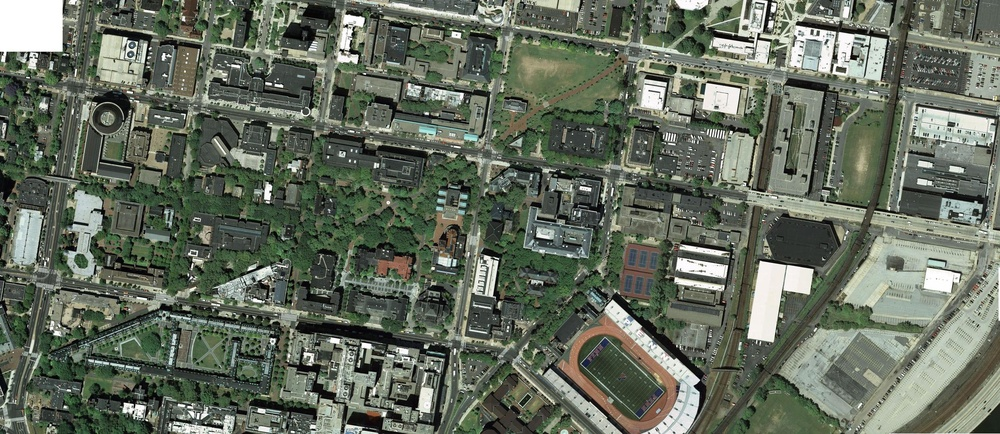
%> input picture aerial_colorResized.jpg, 1000 x 434 px, shrunk from 3005 x 1305 before the run
$ octave TryComboFeatures.m   (GNU Octave 9; MATLAB toolbox functions it lacks are replaced by stand-ins)
%> lines starting %> are read from the running program, lines starting %| are printed output that depends on the picture; in (x1, y1, x2, y2) boxes, pixels count from 0 and x2, y2 are one past the last pixel; in counts of white or black regions, pixels touching at a corner belong together; the program's own positions count from 1
### ColorThresholder/BrightRoofsYCbCr.m
function [BW,maskedRGBImage] = BrightRoofsYCbCr(RGB)
%createMask  Threshold RGB image using auto-generated code from colorThresholder app.
%  [BW,MASKEDRGBIMAGE] = createMask(RGB) thresholds image RGB using
%  auto-generated code from the colorThresholder App. The colorspace and
%  minimum/maximum values for each channel of the colorspace were set in the
%  App and result in a binary mask BW and a composite image maskedRGBImage,
%  which shows the original RGB image values under the mask BW.

% Auto-generated by colorThresholder app on 02-Apr-2016
%------------------------------------------------------


% Convert RGB image to chosen color space
I = rgb2ycbcr(RGB);

% Define thresholds for channel 1 based on histogram settings
channel1Min = 209.000/255;
channel1Max = 255.000/255;

% Define thresholds for channel 2 based on histogram settings
channel2Min = 0.000/255;
channel2Max = 212.000/255;

% Define thresholds for channel 3 based on histogram settings
channel3Min = 0.000/255;
channel3Max = 255.000/255;

% Create mask based on chosen histogram thresholds
BW = (I(:,:,1) >= channel1Min ) & (I(:,:,1) <= channel1Max) & ...
    (I(:,:,2) >= channel2Min ) & (I(:,:,2) <= channel2Max) & ...
    (I(:,:,3) >= channel3Min ) & (I(:,:,3) <= channel3Max);

% Initialize output masked image based on input image.
maskedRGBImage = RGB;

% Set background pixels where BW is false to zero.
maskedRGBImage(repmat(~BW,[1 1 3])) = 0;

### ColorThresholder/DarkShadowsYCbCr.m
function [BW,maskedRGBImage] = DarkShadowsYCbCr(RGB)
%createMask  Threshold RGB image using auto-generated code from colorThresholder app.
%  [BW,MASKEDRGBIMAGE] = createMask(RGB) thresholds image RGB using
%  auto-generated code from the colorThresholder App. The colorspace and
%  minimum/maximum values for each channel of the colorspace were set in the
%  App and result in a binary mask BW and a composite image maskedRGBImage,
%  which shows the original RGB image values under the mask BW.

% Auto-generated by colorThresholder app on 02-Apr-2016
%------------------------------------------------------


% Convert RGB image to chosen color space
I = rgb2ycbcr(RGB);

% Define thresholds for channel 1 based on histogram settings
channel1Min = 0.000/255;
channel1Max = 39.000/255;

% Define thresholds for channel 2 based on histogram settings
channel2Min = 128.000/255;
channel2Max = 212.000/255;

% Define thresholds for channel 3 based on histogram settings
channel3Min = 0.000/255;
channel3Max = 255.000/255;

% Create mask based on chosen histogram thresholds
BW = (I(:,:,1) >= channel1Min ) & (I(:,:,1) <= channel1Max) & ...
    (I(:,:,2) >= channel2Min ) & (I(:,:,2) <= channel2Max) & ...
    (I(:,:,3) >= channel3Min ) & (I(:,:,3) <= channel3Max);

% Initialize output masked image based on input image.
maskedRGBImage = RGB;

% Set background pixels where BW is false to zero.
maskedRGBImage(repmat(~BW,[1 1 3])) = 0;

### ColorThresholder/GreenAndGrayRoofsYCbCr.m
function [BW,maskedRGBImage] = GreenAndGrayRoofsYCbCr(RGB)
%createMask  Threshold RGB image using auto-generated code from colorThresholder app.
%  [BW,MASKEDRGBIMAGE] = createMask(RGB) thresholds image RGB using
%  auto-generated code from the colorThresholder App. The colorspace and
%  minimum/maximum values for each channel of the colorspace were set in the
%  App and result in a binary mask BW and a composite image maskedRGBImage,
%  which shows the original RGB image values under the mask BW.

% Auto-generated by colorThresholder app on 02-Apr-2016
%------------------------------------------------------


% Convert RGB image to chosen color space
I = rgb2ycbcr(RGB);

% Define thresholds for channel 1 based on histogram settings
channel1Min = 39.000/255;
channel1Max = 62.000/255;

% Define thresholds for channel 2 based on histogram settings
channel2Min = 0.000/255;
channel2Max = 255.000/255;

% Define thresholds for channel 3 based on histogram settings
channel3Min = 0.000/255;
channel3Max = 255.000/255;

% Create mask based on chosen histogram thresholds
BW = (I(:,:,1) >= channel1Min ) & (I(:,:,1) <= channel1Max) & ...
    (I(:,:,2) >= channel2Min ) & (I(:,:,2) <= channel2Max) & ...
    (I(:,:,3) >= channel3Min ) & (I(:,:,3) <= channel3Max);

% Initialize output masked image based on input image.
maskedRGBImage = RGB;

% Set background pixels where BW is false to zero.
maskedRGBImage(repmat(~BW,[1 1 3])) = 0;

### ColorThresholder/GreenYCbCr.m
function [BW,maskedRGBImage] = GreenYCbCr(RGB)
%createMask  Threshold RGB image using auto-generated code from colorThresholder app.
%  [BW,MASKEDRGBIMAGE] = createMask(RGB) thresholds image RGB using
%  auto-generated code from the colorThresholder App. The colorspace and
%  minimum/maximum values for each channel of the colorspace were set in the
%  App and result in a binary mask BW and a composite image maskedRGBImage,
%  which shows the original RGB image values under the mask BW.

% Auto-generated by colorThresholder app on 02-Apr-2016
%------------------------------------------------------


% Convert RGB image to chosen color space
I = rgb2ycbcr(RGB);

% Define thresholds for channel 1 based on histogram settings
channel1Min = 0.000/255;
channel1Max = 148.000/255;

% Define thresholds for channel 2 based on histogram settings
channel2Min = 0.000/255;
channel2Max = 123.000/255;

% Define thresholds for channel 3 based on histogram settings
channel3Min = 68.000/255;
channel3Max = 125.000/255;

% Create mask based on chosen histogram thresholds
BW = (I(:,:,1) >= channel1Min ) & (I(:,:,1) <= channel1Max) & ...
    (I(:,:,2) >= channel2Min ) & (I(:,:,2) <= channel2Max) & ...
    (I(:,:,3) >= channel3Min ) & (I(:,:,3) <= channel3Max);

% Initialize output masked image based on input image.
maskedRGBImage = RGB;

% Set background pixels where BW is false to zero.
maskedRGBImage(repmat(~BW,[1 1 3])) = 0;

### ColorThresholder/RedYCbCr.m
function [BW,maskedRGBImage] = RedYCbCr(RGB)
%createMask  Threshold RGB image using auto-generated code from colorThresholder app.
%  [BW,MASKEDRGBIMAGE] = createMask(RGB) thresholds image RGB using
%  auto-generated code from the colorThresholder App. The colorspace and
%  minimum/maximum values for each channel of the colorspace were set in the
%  App and result in a binary mask BW and a composite image maskedRGBImage,
%  which shows the original RGB image values under the mask BW.

% Auto-generated by colorThresholder app on 02-Apr-2016
%------------------------------------------------------


% Convert RGB image to chosen color space
I = rgb2ycbcr(RGB);

% Define thresholds for channel 1 based on histogram settings
channel1Min = 0.000/255;
channel1Max = 171.000/255;

% Define thresholds for channel 2 based on histogram settings
channel2Min = 0.000/255;
channel2Max = 117.000/255;

% Define thresholds for channel 3 based on histogram settings
channel3Min = 126.000/255;
channel3Max = 255.000/255;

% Create mask based on chosen histogram thresholds
BW = (I(:,:,1) >= channel1Min ) & (I(:,:,1) <= channel1Max) & ...
    (I(:,:,2) >= channel2Min ) & (I(:,:,2) <= channel2Max) & ...
    (I(:,:,3) >= channel3Min ) & (I(:,:,3) <= channel3Max);

% Initialize output masked image based on input image.
maskedRGBImage = RGB;

% Set background pixels where BW is false to zero.
maskedRGBImage(repmat(~BW,[1 1 3])) = 0;

### ColorThresholder/RoadAndRoofs.m
function [BW,maskedRGBImage] = RoadAndRoofs(RGB)
%createMask  Threshold RGB image using auto-generated code from colorThresholder app.
%  [BW,MASKEDRGBIMAGE] = createMask(RGB) thresholds image RGB using
%  auto-generated code from the colorThresholder App. The colorspace and
%  minimum/maximum values for each channel of the colorspace were set in the
%  App and result in a binary mask BW and a composite image maskedRGBImage,
%  which shows the original RGB image values under the mask BW.

% Auto-generated by colorThresholder app on 03-Apr-2016
%------------------------------------------------------


% Convert RGB image to chosen color space
I = rgb2ycbcr(RGB);

% Define thresholds for channel 1 based on histogram settings
channel1Min = 51/255;
channel1Max = 114/255;

% Define thresholds for channel 2 based on histogram settings
channel2Min = 123.000/255;
channel2Max = 147.000/255;

% Define thresholds for channel 3 based on histogram settings
channel3Min = 115.000/255;
channel3Max = 141.000/255;

% Create mask based on chosen histogram thresholds
BW = (I(:,:,1) >= channel1Min ) & (I(:,:,1) <= channel1Max) & ...
    (I(:,:,2) >= channel2Min ) & (I(:,:,2) <= channel2Max) & ...
    (I(:,:,3) >= channel3Min ) & (I(:,:,3) <= channel3Max);

% Initialize output masked image based on input image.
maskedRGBImage = RGB;

% Set background pixels where BW is false to zero.
maskedRGBImage(repmat(~BW,[1 1 3])) = 0;

### ColorThresholder/BottomBuilding.m
function [BW,maskedRGBImage] = BottomBuilding(RGB)
%createMask  Threshold RGB image using auto-generated code from colorThresholder app.
%  [BW,MASKEDRGBIMAGE] = createMask(RGB) thresholds image RGB using
%  auto-generated code from the colorThresholder App. The colorspace and
%  minimum/maximum values for each channel of the colorspace were set in the
%  App and result in a binary mask BW and a composite image maskedRGBImage,
%  which shows the original RGB image values under the mask BW.

% Auto-generated by colorThresholder app on 03-Apr-2016
%------------------------------------------------------


% Convert RGB image to chosen color space
I = rgb2ycbcr(RGB);

% Define thresholds for channel 1 based on histogram settings
channel1Min = 120.000/255;
channel1Max = 148.000/255;

% Define thresholds for channel 2 based on histogram settings
channel2Min = 56.000/255;
channel2Max = 159.000/255;

% Define thresholds for channel 3 based on histogram settings
channel3Min = 80.000/255;
channel3Max = 183.000/255;

% Create mask based on chosen histogram thresholds
BW = (I(:,:,1) >= channel1Min ) & (I(:,:,1) <= channel1Max) & ...
    (I(:,:,2) >= channel2Min ) & (I(:,:,2) <= channel2Max) & ...
    (I(:,:,3) >= channel3Min ) & (I(:,:,3) <= channel3Max);

% ED = sqrt(((I(:,:,1)-mean([channel1Max,channel1Min])).^2 +...
%     (I(:,:,1)-mean([channel1Max,channel1Min])).^2 +...
%     (I(:,:,1)-mean([channel1Max,channel1Min])).^2)/3);
%
% ED(BW) = 1;
% BW = ED;

% Initialize output masked image based on input image.
maskedRGBImage = RGB;

% Set background pixels where BW is false to zero.
maskedRGBImage(repmat(~BW,[1 1 3])) = 0;

### ColorThresholder/BrightBuildings.m
function [BW,maskedRGBImage] = BrightBuildings(RGB)
%createMask  Threshold RGB image using auto-generated code from colorThresholder app.
%  [BW,MASKEDRGBIMAGE] = createMask(RGB) thresholds image RGB using
%  auto-generated code from the colorThresholder App. The colorspace and
%  minimum/maximum values for each channel of the colorspace were set in the
%  App and result in a binary mask BW and a composite image maskedRGBImage,
%  which shows the original RGB image values under the mask BW.

% Auto-generated by colorThresholder app on 03-Apr-2016
%------------------------------------------------------


% Convert RGB image to chosen color space
I = rgb2ycbcr(RGB);

% Define thresholds for channel 1 based on histogram settings
channel1Min = 0.635;
channel1Max = 0.808;

% Define thresholds for channel 2 based on histogram settings
channel2Min = 0.479;
channel2Max = 0.523;

% Define thresholds for channel 3 based on histogram settings
channel3Min = 0.386;
channel3Max = 0.500;

% Create mask based on chosen histogram thresholds
BW = (I(:,:,1) >= channel1Min ) & (I(:,:,1) <= channel1Max) & ...
    (I(:,:,2) >= channel2Min ) & (I(:,:,2) <= channel2Max) & ...
    (I(:,:,3) >= channel3Min ) & (I(:,:,3) <= channel3Max);

% Initialize output masked image based on input image.
maskedRGBImage = RGB;

% Set background pixels where BW is false to zero.
maskedRGBImage(repmat(~BW,[1 1 3])) = 0;

### ColorThresholder/DarkRoofs.m
function [BW,maskedRGBImage] = DarkRoofs(RGB)
%createMask  Threshold RGB image using auto-generated code from colorThresholder app.
%  [BW,MASKEDRGBIMAGE] = createMask(RGB) thresholds image RGB using
%  auto-generated code from the colorThresholder App. The colorspace and
%  minimum/maximum values for each channel of the colorspace were set in the
%  App and result in a binary mask BW and a composite image maskedRGBImage,
%  which shows the original RGB image values under the mask BW.

% Auto-generated by colorThresholder app on 03-Apr-2016
%------------------------------------------------------


% Convert RGB image to chosen color space
I = rgb2ycbcr(RGB);

% Define thresholds for channel 1 based on histogram settings
channel1Min = 0.250;
channel1Max = 0.305;

% Define thresholds for channel 2 based on histogram settings
channel2Min = 0.493;
channel2Max = 0.503;

% Define thresholds for channel 3 based on histogram settings
channel3Min = 0.492;
channel3Max = 0.505;

% Create mask based on chosen histogram thresholds
BW = (I(:,:,1) >= channel1Min ) & (I(:,:,1) <= channel1Max) & ...
    (I(:,:,2) >= channel2Min ) & (I(:,:,2) <= channel2Max) & ...
    (I(:,:,3) >= channel3Min ) & (I(:,:,3) <= channel3Max);

% Initialize output masked image based on input image.
maskedRGBImage = RGB;

% Set background pixels where BW is false to zero.
maskedRGBImage(repmat(~BW,[1 1 3])) = 0;

### ColorThresholder/MediumRoofs.m
function [BW,maskedRGBImage] = MediumRoofs(RGB)
%createMask  Threshold RGB image using auto-generated code from colorThresholder app.
%  [BW,MASKEDRGBIMAGE] = createMask(RGB) thresholds image RGB using
%  auto-generated code from the colorThresholder App. The colorspace and
%  minimum/maximum values for each channel of the colorspace were set in the
%  App and result in a binary mask BW and a composite image maskedRGBImage,
%  which shows the original RGB image values under the mask BW.

% Auto-generated by colorThresholder app on 03-Apr-2016
%------------------------------------------------------


% Convert RGB image to chosen color space
I = rgb2ycbcr(RGB);

% Define thresholds for channel 1 based on histogram settings
channel1Min = 0.321;
channel1Max = 0.384;

% Define thresholds for channel 2 based on histogram settings
channel2Min = 0.465;
channel2Max = 0.490;

% Define thresholds for channel 3 based on histogram settings
channel3Min = 0.498;
channel3Max = 0.509;

% Create mask based on chosen histogram thresholds
BW = (I(:,:,1) >= channel1Min ) & (I(:,:,1) <= channel1Max) & ...
    (I(:,:,2) >= channel2Min ) & (I(:,:,2) <= channel2Max) & ...
    (I(:,:,3) >= channel3Min ) & (I(:,:,3) <= channel3Max);

% Initialize output masked image based on input image.
maskedRGBImage = RGB;

% Set background pixels where BW is false to zero.
maskedRGBImage(repmat(~BW,[1 1 3])) = 0;

### ColorThresholder/TennisCoursAndRoofs.m
function [BW,maskedRGBImage] = TennisCoursAndRoofs(RGB)
%createMask  Threshold RGB image using auto-generated code from colorThresholder app.
%  [BW,MASKEDRGBIMAGE] = createMask(RGB) thresholds image RGB using
%  auto-generated code from the colorThresholder App. The colorspace and
%  minimum/maximum values for each channel of the colorspace were set in the
%  App and result in a binary mask BW and a composite image maskedRGBImage,
%  which shows the original RGB image values under the mask BW.

% Auto-generated by colorThresholder app on 03-Apr-2016
%------------------------------------------------------


% Convert RGB image to chosen color space
I = rgb2ycbcr(RGB);

% Define thresholds for channel 1 based on histogram settings
channel1Min = 0.228;
channel1Max = 0.470;

% Define thresholds for channel 2 based on histogram settings
channel2Min = 0.497;
channel2Max = 0.534;

% Define thresholds for channel 3 based on histogram settings
channel3Min = 0.468;
channel3Max = 0.568;

% Create mask based on chosen histogram thresholds
BW = (I(:,:,1) >= channel1Min ) & (I(:,:,1) <= channel1Max) & ...
    (I(:,:,2) >= channel2Min ) & (I(:,:,2) <= channel2Max) & ...
    (I(:,:,3) >= channel3Min ) & (I(:,:,3) <= channel3Max);

% Initialize output masked image based on input image.
maskedRGBImage = RGB;

% Set background pixels where BW is false to zero.
maskedRGBImage(repmat(~BW,[1 1 3])) = 0;

### ColorThresholder/WierdBuildings.m
function [BW,maskedRGBImage] = WierdBuildings(RGB)
%createMask  Threshold RGB image using auto-generated code from colorThresholder app.
%  [BW,MASKEDRGBIMAGE] = createMask(RGB) thresholds image RGB using
%  auto-generated code from the colorThresholder App. The colorspace and
%  minimum/maximum values for each channel of the colorspace were set in the
%  App and result in a binary mask BW and a composite image maskedRGBImage,
%  which shows the original RGB image values under the mask BW.

% Auto-generated by colorThresholder app on 03-Apr-2016
%------------------------------------------------------


% Convert RGB image to chosen color space
I = rgb2ycbcr(RGB);

% Define thresholds for channel 1 based on histogram settings
channel1Min = 0.310;
channel1Max = 0.336;

% Define thresholds for channel 2 based on histogram settings
channel2Min = 0.489;
channel2Max = 0.494;

% Define thresholds for channel 3 based on histogram settings
channel3Min = 0.486;
channel3Max = 0.493;

% Create mask based on chosen histogram thresholds
BW = (I(:,:,1) >= channel1Min ) & (I(:,:,1) <= channel1Max) & ...
    (I(:,:,2) >= channel2Min ) & (I(:,:,2) <= channel2Max) & ...
    (I(:,:,3) >= channel3Min ) & (I(:,:,3) <= channel3Max);

% Initialize output masked image based on input image.
maskedRGBImage = RGB;

% Set background pixels where BW is false to zero.
maskedRGBImage(repmat(~BW,[1 1 3])) = 0;

### ColorThresholder/TryComboFeatures.m
clc
clear all
close all
warning off;

% Try to combine features
I = im2double(imread('../aerial_colorResized.jpg'));
addpath(genpath('../'));
[F(:,:,1),~] = BrightRoofsYCbCr(I);
[F(:,:,2),~] = DarkShadowsYCbCr(I);
[F(:,:,3),~] = GreenAndGrayRoofsYCbCr(I);
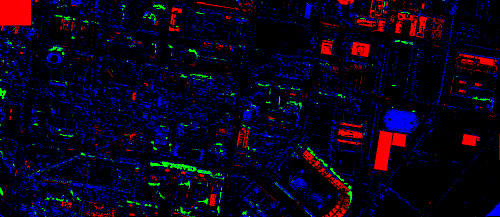
%> F: size 434x1000x3 logical (shown at 1/2 size); mean R, G, B 0.041, 0.0139, 0.089
[F(:,:,4),~] = GreenYCbCr(I);
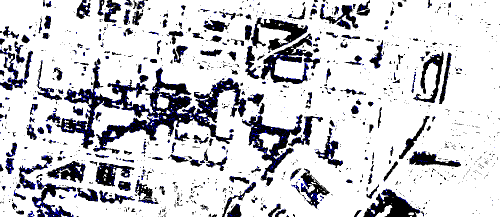
%> F: size 434x1000x4 logical (shown at 1/2 size); mean R, G, B, A 0.041, 0.0139, 0.089, 0.201; transparent parts drawn white
[F(:,:,5),~] = RedYCbCr(I);
[F(:,:,6),~] = RoadAndRoofs(I);
%> in RoadAndRoofs, `BW = (I(:,:,1) >= channel1Min ) & (I(:,:,1) <= channel1Max) & (I(:,:,2..`:
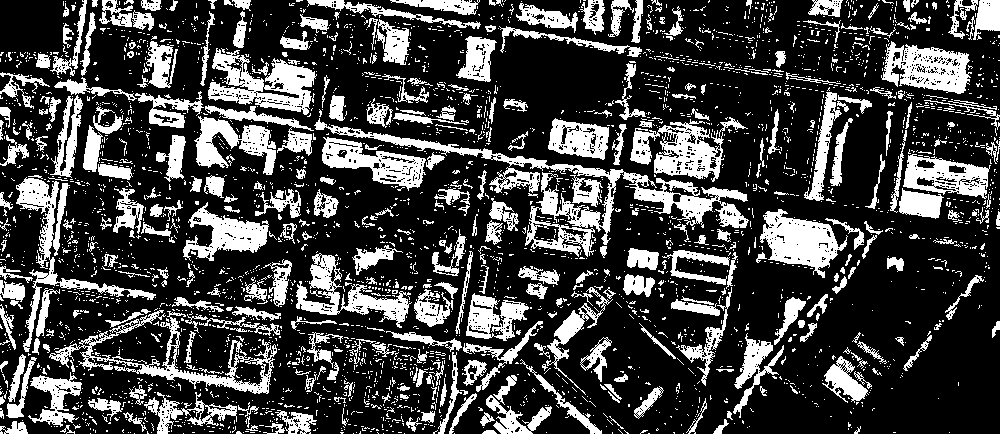
%> BW: size 434x1000 logical; 26.4% white; 3296 white regions (2917 under 20 px), largest, box (x1, y1, x2, y2) and area: (314, 118, 749, 257) 7157, (49, 310, 277, 394) 3363, (208, 48, 317, 115) 3344
[F(:,:,7),~] = BottomBuilding(I);
%> in BottomBuilding, `BW = (I(:,:,1) >= channel1Min ) & (I(:,:,1) <= channel1Max) & (I(:,:,2..`:
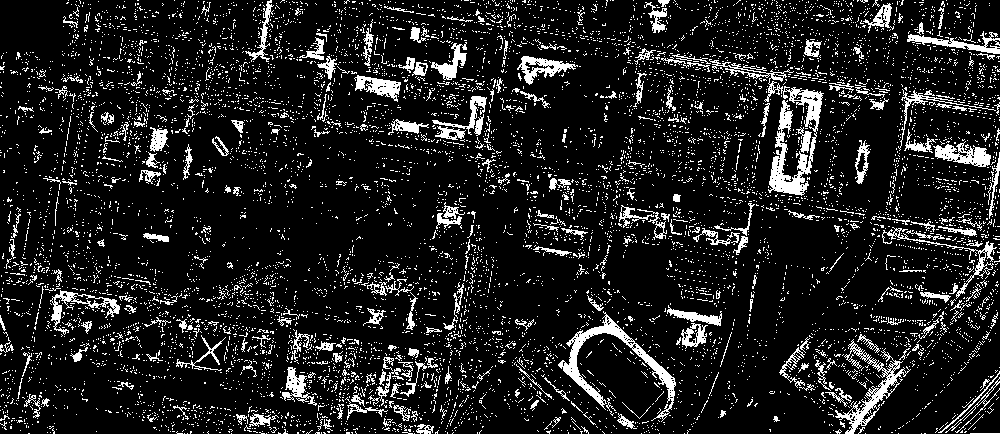
%> BW: size 434x1000 logical; 12.2% white in thin lines or dots
[F(:,:,8),~] = BrightBuildings(I);
[F(:,:,9),~] = DarkRoofs(I);
[F(:,:,10),~] = MediumRoofs(I);
[F(:,:,11),~] = TennisCoursAndRoofs(I);
[F(:,:,12),~] = WierdBuildings(I);
%> in WierdBuildings, `BW = (I(:,:,1) >= channel1Min ) & (I(:,:,1) <= channel1Max) & (I(:,:,2..`:
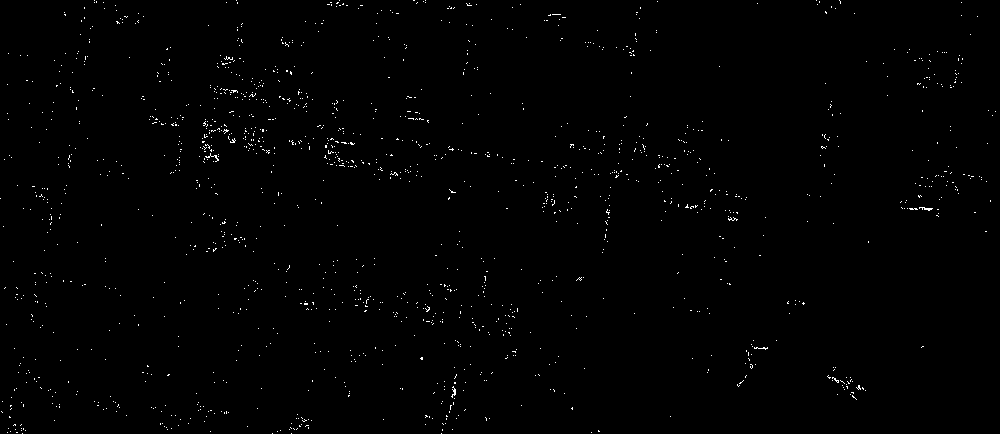
%> BW: size 434x1000 logical; 0.63% white in thin lines or dots
%> in WierdBuildings, `maskedRGBImage(repmat(~BW,[1 1 3])) = 0;`:
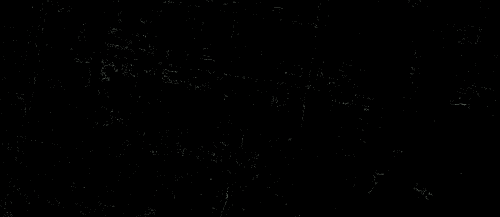
%> maskedRGBImage: size 434x1000x3 double (shown at 1/2 size); mean R, G, B 0.00181, 0.00201, 0.00181


for i = 1:size(F,3)
   F(:,:,i) = F(:,:,i).*rgb2gray(I);
end


Z = sum(F,3);
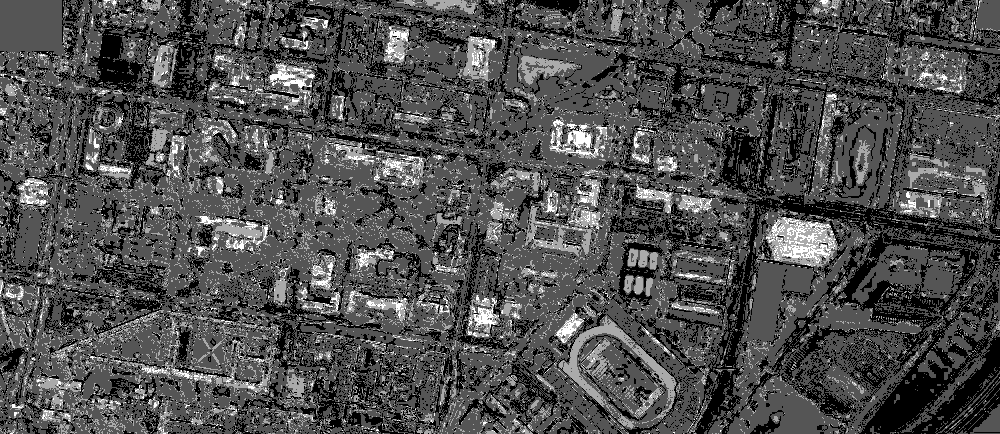
%> Z: size 434x1000 double; min 0, max 3, mean 0.926; drawn with min black and max white
% [20 lines of commented-out code are left out]

%%
% [16 lines of commented-out code are left out]
